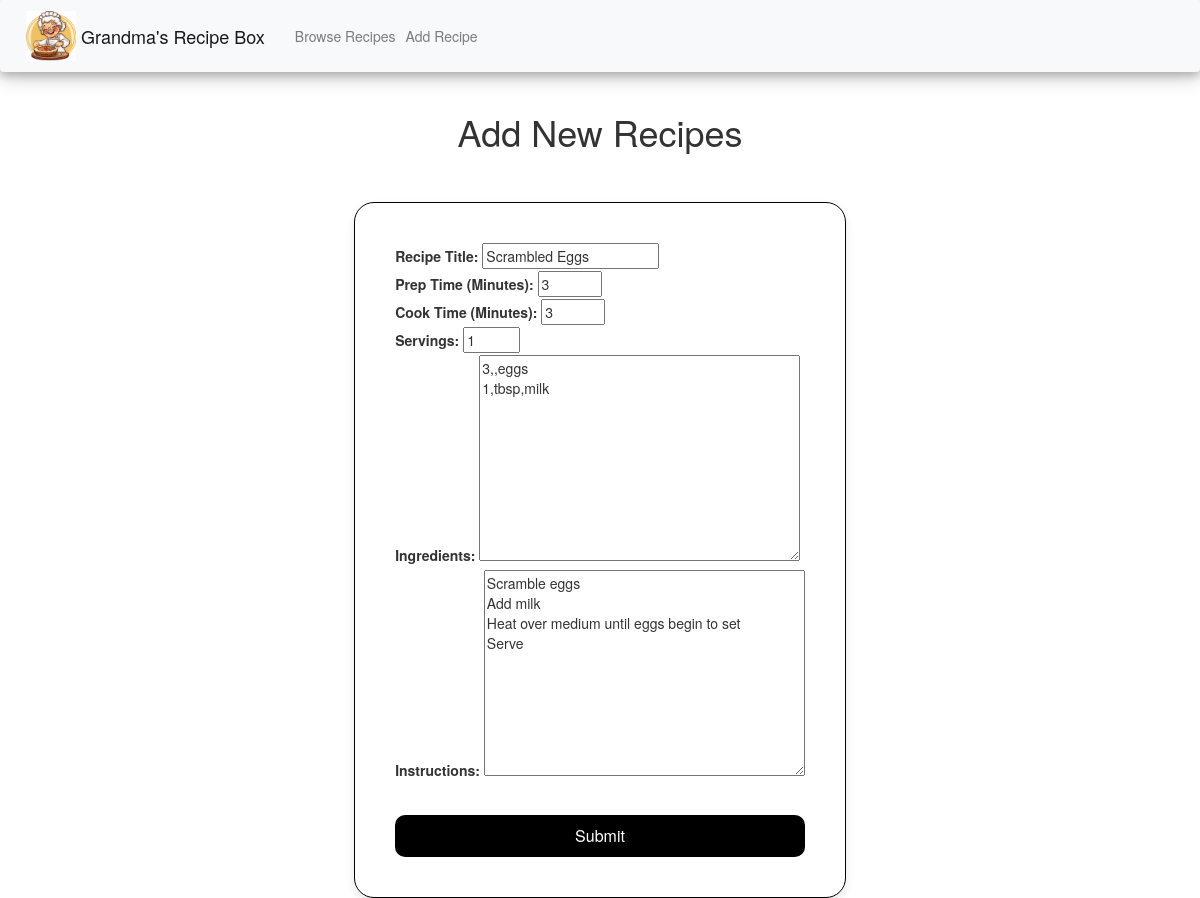
Screenshot of /addRecipe/3 with the database file from the repository.
### project/models.py (models this page shows, shortened)
class Recipe(models.Model):
    title = models.CharField(max_length=100, null=False, blank=False)
    ingredients = models.TextField(null=False, blank=False)
    instructions = models.TextField(null=False, blank=False)
    prepMinutes = models.IntegerField(null=False, blank=False)
    cookMinutes = models.IntegerField(null=False, blank=False)
    servings = models.IntegerField(null=False, blank=False)

### project/views.py (the view)
# urls.py: path("addRecipe", views.addRecipe, name="addRecipe"),
def addRecipe(request, prev_id=-1):
    if request.method == "POST":
        form = AddRecipe(request.POST)
        if form.is_valid():
            print(f'form: {form}')
            print(f'cleaned:{form.cleaned_data}')
            if form.cleaned_data['prev_id'] == -1:
                newRecipe = Recipe(title = form.cleaned_data['title'],
                                   ingredients = form.cleaned_data['ingredients'],
                                   instructions = form.cleaned_data['instructions'],
                                   prepMinutes = form.cleaned_data['prepMinutes'],
                                   cookMinutes = form.cleaned_data['cookMinutes'],
                                   servings = form.cleaned_data['servings']
                                   )
                newRecipe.save()
                return HttpResponseRedirect(f"/viewRecipe/{newRecipe.id}")
            else:
                prevRecipe = Recipe.objects.get(id=form.cleaned_data['prev_id'])
                prevRecipe.title = form.cleaned_data['title']
                prevRecipe.ingredients = form.cleaned_data['ingredients']
                prevRecipe.instructions = form.cleaned_data['instructions']
                prevRecipe.prepMinutes = form.cleaned_data['prepMinutes']
                prevRecipe.cookMinutes = form.cleaned_data['cookMinutes']
                prevRecipe.servings = form.cleaned_data['servings']
                prevRecipe.save()
                return HttpResponseRedirect(f"/viewRecipe/{prevRecipe.id}")
        else:
            pass # TODO - Show error
    else:
        form = AddRecipe()
        if prev_id != -1:
            prevRecipe = Recipe.objects.get(id=prev_id)
            form.fields['title'].initial = prevRecipe.title
            form.fields['ingredients'].initial = prevRecipe.ingredients
            form.fields['instructions'].initial = prevRecipe.instructions
            form.fields['prepMinutes'].initial = prevRecipe.prepMinutes
            form.fields['cookMinutes'].initial = prevRecipe.cookMinutes
            form.fields['servings'].initial = prevRecipe.servings
        else:
            form.fields['ingredients'].initial = "Separate by line breaks.\nOn each line: Quantity, Unit, Ingredient"
            form.fields['instructions'].initial = "Separate by line breaks."
        return render(request, "addRecipe.html", {
            "form": form,
            "prev_id": prev_id
        })

### project/forms.py
class AddRecipe(forms.Form):
    title = forms.CharField(label="Recipe Title", max_length=100)
    prepMinutes = forms.IntegerField(label="Prep Time (Minutes)", min_value=1, max_value=360)
    cookMinutes = forms.IntegerField(label="Cook Time (Minutes)", min_value=1, max_value=360)
    servings = forms.IntegerField(label="Servings", min_value=1, max_value=16)
    ingredients = forms.CharField(widget=forms.Textarea)
    instructions = forms.CharField(widget=forms.Textarea)
    prev_id = forms.IntegerField(widget=forms.HiddenInput(), required=False)

### project/templates/addRecipe.html (shortened to what this page needs)
{% extends "layout.html" %}
{% block body %}
    <div class="mainDiv">
        <h1 style="text-align:center;">Add New Recipes</h1>
        <form class="addRecipeForm" action="{% url 'addRecipe' %}" method="post">
            {{ form }}
            <button class="button" type="submit" value="submit">
                Submit
            </button>
        </form>
    </div>
{% endblock %}

### project/templates/addRecipe.html (style rules this page uses)
.button { background-color: black; color: white; border: none; border-radius: 10px; padding: 10px 20px; font-size: 16px; cursor: pointer; transition: all 0.3s ease; width:100%; margin-top:30px; }
.addRecipeForm { margin-top:40px; text-align:left; background-color: white; border: 1px solid black; border-radius: 20px; padding: 40px; box-shadow: 0 4px 8px rgba(0, 0, 0, 0.1); }
.mainDiv { display:flex; justify-content:center; align-items:center; flex-direction:column; }

### rows the page displays
Recipe: title "Scrambled Eggs", prepMinutes "3", cookMinutes "3", servings "1", ingredients "3,,eggs 1,tbsp,milk", instructions "Scramble eggs Add milk Heat over medium until eggs begin to set Serve"
